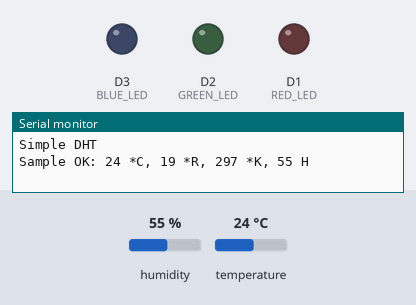
This program was run on a simulated ESP8266 (NodeMCU). Parts: output pins drawn as LEDs (lit = HIGH), the last lines printed to the serial monitor. Inputs (shaded band) come from the test bench; at power-on: temperature 24 °C, humidity 55 %.

Above: at 2.2 s.
2.3 s: temperature set to 28 °C
At 5.1 s:
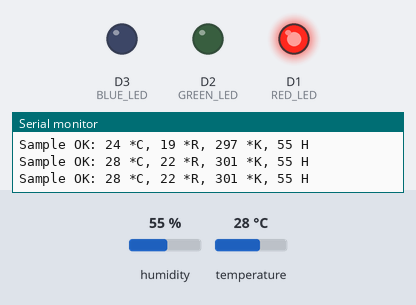
5.5 s: temperature set to 12 °C
At 7.9 s:
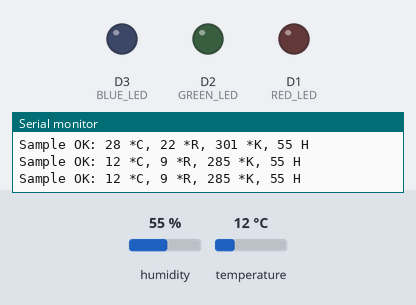
Timing chart, 0 to 9.4 s (numbered marks = the images above; inputs shaded):
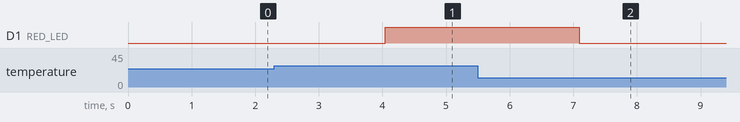

The program:

main.cpp
```cpp
#include <Arduino.h>
#include <SimpleDHT.h>

#define pinDHT 7     // SD3 pin signal sensor DHT
#define RED_LED D1   // led warna merah
#define GREEN_LED D2 // led warna hijau
#define BLUE_LED D3  // led warnah biru

byte temperature = 0;
byte humidity = 0;

SimpleDHT11 dht11(D7); // instan sensor dht11

void KelembabanSuhu()
{
  int err = SimpleDHTErrSuccess;

  if ((err = dht11.read(&temperature, &humidity, NULL)) != SimpleDHTErrSuccess)
  {
    Serial.print("Pembacaan DHT11 gagal, err=");
    Serial.println(err);
    delay(1000);
    return;
  }

  Serial.print("Sample OK: ");
  Serial.print((int)temperature);
  Serial.print(" *C, ");

  Serial.print((int)(4 * temperature / 5));
  Serial.print(" *R, ");

  Serial.print((int)(temperature + 273));
  Serial.print(" *K, ");

  Serial.print((int)humidity);
  Serial.println(" H");

  delay(1500);

  if (temperature == 26)
  {
    digitalWrite(RED_LED, LOW);
    digitalWrite(GREEN_LED, HIGH);
    digitalWrite(BLUE_LED, LOW);
  }
  else if (temperature == 27)
  {
    digitalWrite(RED_LED, LOW);
    digitalWrite(GREEN_LED, LOW);
    digitalWrite(BLUE_LED, HIGH);
  }
  else if (temperature == 28)
  {
    digitalWrite(RED_LED, HIGH);
    digitalWrite(GREEN_LED, LOW);
    digitalWrite(BLUE_LED, LOW);
  }
  else
  {
    digitalWrite(RED_LED, LOW);
    digitalWrite(GREEN_LED, LOW);
    digitalWrite(BLUE_LED, LOW);
  }
}

void setup()
{
  Serial.begin(115200);
  Serial.println("Simple DHT");
  pinMode(RED_LED, OUTPUT); // atur pin-pin digital sebagai output
  pinMode(GREEN_LED, OUTPUT);
  pinMode(BLUE_LED, OUTPUT);
  delay(1000);
}

void loop()
{
  KelembabanSuhu();
}
```

Measured:
- after the input at 2.3 s, D1 (RED_LED): LOW → HIGH after 1.7 s
- after the input at 5.5 s, D1 (RED_LED): HIGH → LOW after 1.6 s
